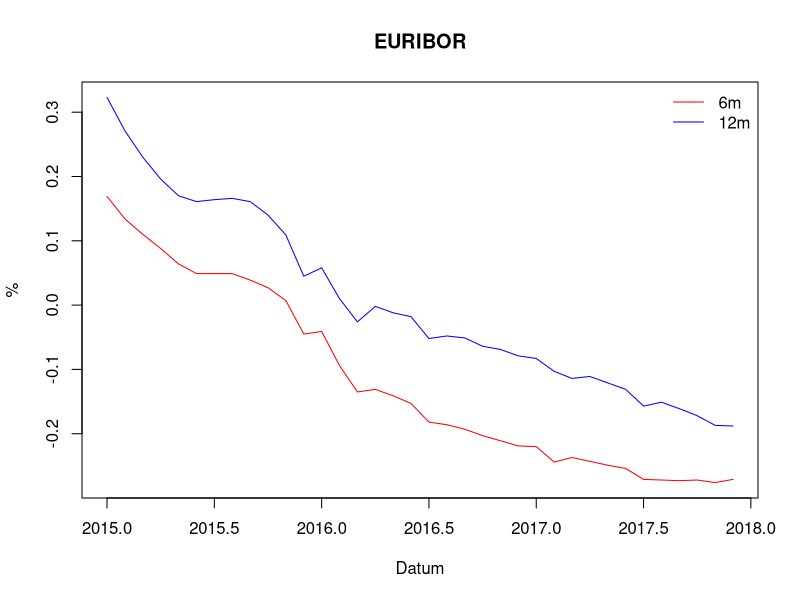
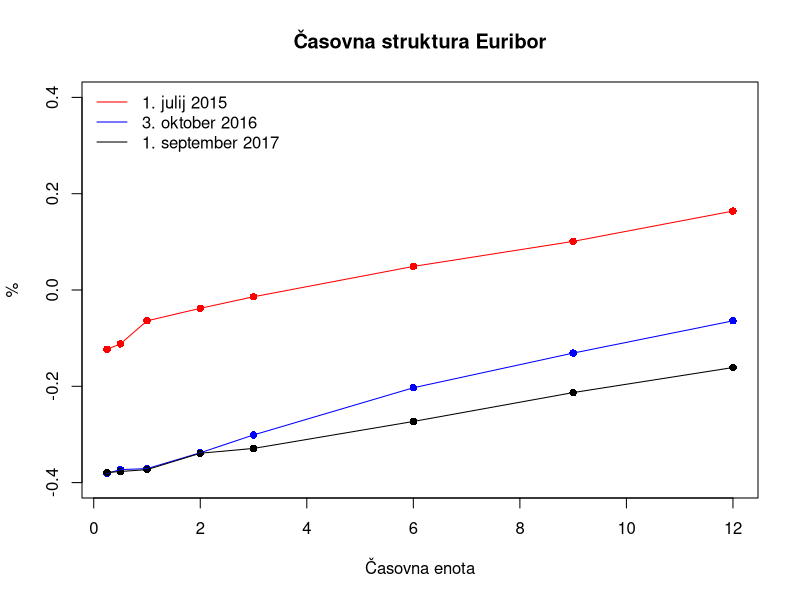

Generate these figures, in order, with R:
#prva naloga

euribor.15 <- read.table("prva_naloga/podatki/hist_EURIBOR_2015.csv", sep = ",", header = TRUE, row.names = 1, check.names = FALSE)
euribor.15 <- as.data.frame(t(euribor.15[,c(1, 22, 42, 64, 84, 104, 126, 149, 170, 192, 214, 235)]))
euribor.16 <- read.table("prva_naloga/podatki/hist_EURIBOR_2016.csv", sep = ",", header = TRUE, row.names = 1, check.names = FALSE)
euribor.16 <- as.data.frame(t(euribor.16[,c(1, 21, 42, 63, 84, 106, 128, 149, 172, 194, 215, 237)]))
euribor.17 <- read.table("prva_naloga/podatki/hist_EURIBOR_2017.csv", sep = ",", header = TRUE, row.names = 1, check.names = FALSE)
euribor.17 <- as.data.frame(t(euribor.17[,c(1, 23, 43, 66, 84, 106, 128, 149, 172, 193, 215, 237)]))

euribor <- rbind(euribor.15,euribor.16,euribor.17)

prva.c.6m <- ts(euribor[,"6m"], start = 2015, frequency = 12)
prva.c.12m <- ts(euribor[,"12m"], start = 2015, frequency = 12)

graf.ts <- ts.plot(prva.c.6m,prva.c.12m, gpars = list(xlab = "Datum", ylab = "%", col = c("red", "blue")))
legend("topright", bty="n", lty=c(1,1), col=c("red","blue"),
       legend=c("6m", "12m"))
title("EURIBOR")              

#druga naloga

#1. julij 2015, 3. oktober 2016, 1. september 2017

druga.b <- euribor[c("01/07/2015", "03/10/2016", "01/09/2017"),]
#druga.b <- as.data.frame(t(druga.b))
graf.druga.b <- plot(t(druga.b[1,]), ylim = c(-0.4, 0.4), col = c("red"),x=c(1/4,1/2,1,2,3,6,9,12), pch = 16, ylab = "%", xlab = "Časovna enota")
points(t(druga.b[2,]), col = c("blue"),pch = 16,x=c(1/4,1/2,1,2,3,6,9,12))
points(t(druga.b[3,]), col = c("black"),pch = 16,x=c(1/4,1/2,1,2,3,6,9,12))
lines(t(druga.b[1,]),col = c("red"),pch = 16,x=c(1/4,1/2,1,2,3,6,9,12))
lines(t(druga.b[2,]),col = c("blue"),pch = 16,x=c(1/4,1/2,1,2,3,6,9,12))
lines(t(druga.b[3,]),col = c("black"),pch = 16,x=c(1/4,1/2,1,2,3,6,9,12))
legend("topleft",bty="n",lty = c(1,1),col=c("red", "blue", "black"), legend=c("1. julij 2015", "3. oktober 2016", "1. september 2017"))
title("Časovna struktura Euribor")


#tretja naloga
T <- 6
U <- 12

euribor.tretja <- euribor[,c("6m","12m")]
euribor.tretja[,"terminska"] <- 2 * ((1 + euribor.tretja[,"12m"]/100)/(1 + 1/2 * euribor.tretja[,"6m"]/100) - 1)*100

napoved <- euribor.tretja[,"terminska"]
napoved[c(31,32,33,34,35,36)] <- 0
napoved[c(seq(7,36))] <- napoved[c(seq(1,30))]


napoved[c(1,2,3,4,5,6)] <- NA
euribor.tretja["napoved"] <- napoved


